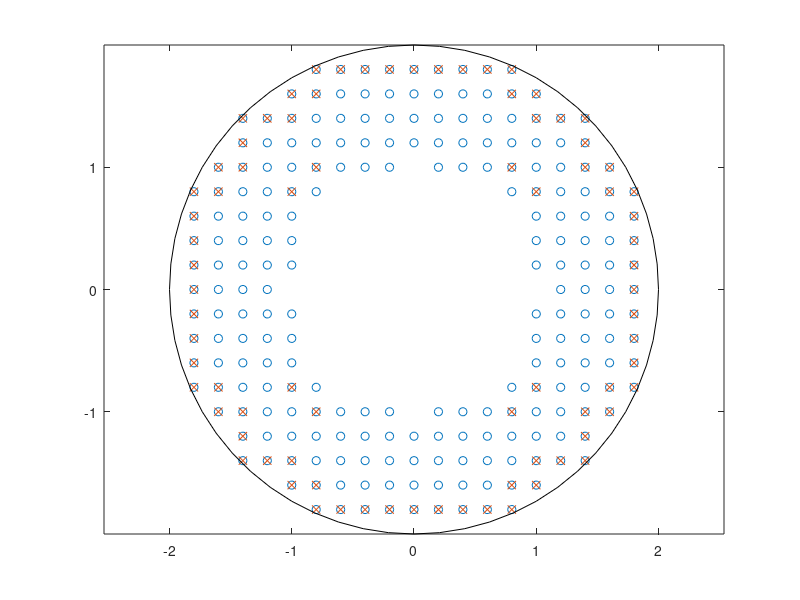

Reproduce this figure in MATLAB.

clear;

ndim = 2;

Ra = 1;
Rb = 2;

nrad = 10;
% nrad = 20;
% nrad = 40;
% nrad = 80;
% nrad = 100;
% dh = (Rb-Ra)/nrad;
dh = (Rb)/nrad;

re = dh * 2.1;
% re = dh * 3.1;

wfunc = @(r) (re./r - 1);

% calculate n0
nrange = round(re/dh+1);
nzero = 0;
for i = -nrange:nrange
for j = -nrange:nrange
    if i~=0 || j~=0
        rr = sqrt((i*dh)^2 + (j*dh)^2);
        if rr < re
            nzero = nzero + wfunc(rr);
        end
    end
end
end


% generate particle
partnum = 0;
xpart = [];
ypart = [];
volpart = [];
% surfflag = [];
npart = [];

if 0
    % circular align
    for irad = 1:nrad
        rr = (irad-0.5)*dh + Ra;
        ll = pi*2*rr;
        ncir = floor(ll / dh);
        tt = (0:ncir-1) .* (pi*2/ncir);
        
        partnum = partnum + ncir;
        xpart(end+1:end+ncir,1) = rr .* cos(tt);
        ypart(end+1:end+ncir,1) = rr .* sin(tt);
        volpart(end+1:end+ncir,1) = pi*((rr+dh/2)^2-(rr-dh/2)^2) / ncir;
        % surfflag(end+1:end+ncir,1) = logical(irad==nrad);
    end
    % surfflag = logical(surfflag);
    % surflist = find(surfflag)';
    % nsurf = numel(surflist);
else
    % grid align
    
    for nx = -nrad:nrad
    for ny = -nrad:nrad
        xx = dh * nx;
        yy = dh * ny;
        rr = sqrt(xx^2 + yy^2);
        
        if rr>Ra && rr<Rb
            partnum = partnum + 1;
            xpart(end+1,1) = xx;
            ypart(end+1,1) = yy;
            volpart(end+1,1) = dh^2;
        end
    end
    end    
end


for ipart = 1:partnum
    isurf = ipart;
% for isurf = 1:nsurf
    % ipart = surflist(isurf);
    rx = xpart - xpart(ipart);
    ry = ypart - ypart(ipart);
    rr = sqrt(rx.^2 + ry.^2);
    reflag = (rr<re); reflag(ipart) = 0;
    relist = find(reflag);
    rewgt = wfunc(rr(relist));
    
    npart(isurf,1) = sum(rewgt);
    
    conn(isurf).neighnum = numel(relist);
    conn(isurf).neighlist = relist';
    conn(isurf).neighwgt = rewgt;
    conn(isurf).neighrx = rx(relist);
    conn(isurf).neighry = ry(relist);
    conn(isurf).neighrr = rr(relist);
end


surfflag = (npart<0.95*nzero);
surfflag(xpart.^2+ypart.^2<(Ra+Rb)/2) = 0;
surflist = find(surfflag)';
nsurf = numel(surflist);


if 1
    figure;
    plot(xpart,ypart,'o', xpart(surfflag),ypart(surfflag),'x');
    axis equal;
    hold on;
    rectangle('Position',[-Rb,-Rb,Rb*2,Rb*2],'Curvature',[1 1]);
    hold off;
end
if 0
    figure;
    for isurf = 1:nsurf
        plot(xpart,ypart,'o');
        hold on;
        ipart = surflist(isurf);
        plot(xpart(ipart),ypart(ipart),'x', xpart(conn(isurf).neighlist),ypart(conn(isurf).neighlist),'+');
        hold off;
        axis equal;
        pause;
    end
end



qxfunc = @(x,y) -x ./ sqrt(x.^2+y.^2);
qyfunc = @(x,y) -y ./ sqrt(x.^2+y.^2);
qdivfunc = @(x,y) -1 ./ sqrt(x.^2+y.^2);

spart = [];
if 1
    for isurf = 1:nsurf
        ipart = surflist(isurf);
        ineigh = conn(ipart).neighlist;
        ineighrx = conn(ipart).neighrx;
        ineighry = conn(ipart).neighry;
        ineighr2 = conn(ipart).neighrr.^2;
        ineighw = conn(ipart).neighwgt;
        
        qxi = qxfunc(xpart(ipart),ypart(ipart));
        qyi = qyfunc(xpart(ipart),ypart(ipart));
        
        qxs = qxfunc(xpart(ineigh),ypart(ineigh));
        qys = qyfunc(xpart(ineigh),ypart(ineigh));
        
        qqs = (qxs.*ineighrx+qys.*ineighry) ./ ineighr2 .* ineighw;
        
        % divinner = ndim/nzero * sum(qqs(~surfflag(ineigh)));
        divinner = 2*ndim/nzero * sum(qqs(~surfflag(ineigh)));
        % divinner = ndim/npart(ipart) * sum(qqs(~surfflag(ineigh)));
        % divinner = 2*ndim/nzero * sum(qqs(:));
        
        divqext = qdivfunc(xpart(ipart),ypart(ipart));
        
        spart(isurf,1) = -divqext + divinner;
        % spart(isurf,1) = -divqext;
    end
end
svolpart = spart .* volpart(surfflag);
sum(svolpart)

spart = [];
if 1
    for isurf = 1:nsurf
        ipart = surflist(isurf);
        ineigh = conn(ipart).neighlist;
        ineighrx = conn(ipart).neighrx;
        ineighry = conn(ipart).neighry;
        ineighr2 = conn(ipart).neighrr.^2;
        ineighw = conn(ipart).neighwgt;
        
        qxi = qxfunc(xpart(ipart),ypart(ipart));
        qyi = qyfunc(xpart(ipart),ypart(ipart));
        
        qxs = qxfunc(xpart(ineigh),ypart(ineigh));
        qys = qyfunc(xpart(ineigh),ypart(ineigh));
        qxs(~surfflag(ineigh)) = 0;
        qys(~surfflag(ineigh)) = 0;
        
        qqs = ((qxs-qxi).*ineighrx + (qys-qyi).*ineighry) ./ ineighr2 .* ineighw;
        
        % spart(isurf,1) = -ndim/nzero * sum(qqs);
        spart(isurf,1) = -2*ndim/nzero * sum(qqs);
        % spart(isurf,1) = -ndim/npart(ipart) * sum(qqs);
    end
end
svolpart = spart .* volpart(surfflag);
sum(svolpart)

if 0
    spart = [];
    % mid-particle
    for isurf = 1:nsurf
        ipart = surflist(isurf);
        ineigh = conn(ipart).neighlist;
        ineighrx = conn(ipart).neighrx;
        ineighry = conn(ipart).neighry;
        ineighr2 = conn(ipart).neighrr.^2;
        ineighw = conn(ipart).neighwgt;
        
        qxi = qxfunc(xpart(ipart),ypart(ipart));
        qyi = qyfunc(xpart(ipart),ypart(ipart));
        
        qxs = qxfunc(xpart(ineigh),ypart(ineigh));
        qys = qyfunc(xpart(ineigh),ypart(ineigh));
        % qxs = (qxs + qxi) / 2;
        % qys = (qys + qxi) / 2;
        % qxs = qxs - qxi;
        % qys = qys - qyi;
        % qxs = qxs + qxi;
        % qys = qys + qyi;
        
        qqs = (qxs.*ineighrx+qys.*ineighry) ./ ineighr2 .* ineighw;
        
        divinner = 2*ndim/nzero * sum(qqs(:));
        
        divqext = qdivfunc(xpart(ipart),ypart(ipart));
        
        spart(isurf,1) = -divqext + divinner;
        % spart(isurf,1) = -divqext;
    end
    svolpart = spart .* volpart(surfflag);
    sum(svolpart)
end


if 0
    ipart = floor(partnum/2);
    assert(~surfflag(ipart));
    
    ineigh = conn(ipart).neighlist;
    ineighrx = conn(ipart).neighrx;
    ineighry = conn(ipart).neighry;
    ineighr2 = conn(ipart).neighrr.^2;
    ineighw = conn(ipart).neighwgt;
    
    qxi = qxfunc(xpart(ipart),ypart(ipart));
    qyi = qyfunc(xpart(ipart),ypart(ipart));
    if 1
        
        qxs = qxfunc(xpart(ineigh),ypart(ineigh));
        qys = qyfunc(xpart(ineigh),ypart(ineigh));
        
        divq = ((qxs-qxi).*ineighrx + (qys-qyi).*ineighry) ./ ineighr2 .* ineighw;
        % divq = ndim/nzero * sum(divq);
        divq = ndim/npart(ipart) * sum(divq);
    else
        % ineighx = (xpart(ineigh) + xpart(ipart)) / 2;
        % ineighy = (ypart(ineigh) + ypart(ipart)) / 2;
        % qxs = qxfunc(ineighx,ineighy);
        % qys = qyfunc(ineighx,ineighy);
        ineighx = xpart(ineigh);
        ineighy = ypart(ineigh);
        qxs = (qxfunc(ineighx,ineighy) + qxi)/2;
        qys = (qyfunc(ineighx,ineighy) + qyi)/2;
        
        
        divq = ((qxs).*ineighrx + (qys).*ineighry) ./ ineighr2 .* ineighw;
        % divq = 2*ndim/nzero * sum(divq);
        divq = 2*ndim/npart(ipart) * sum(divq);
    end
    [divq, qdivfunc(xpart(ipart),ypart(ipart))]
end













